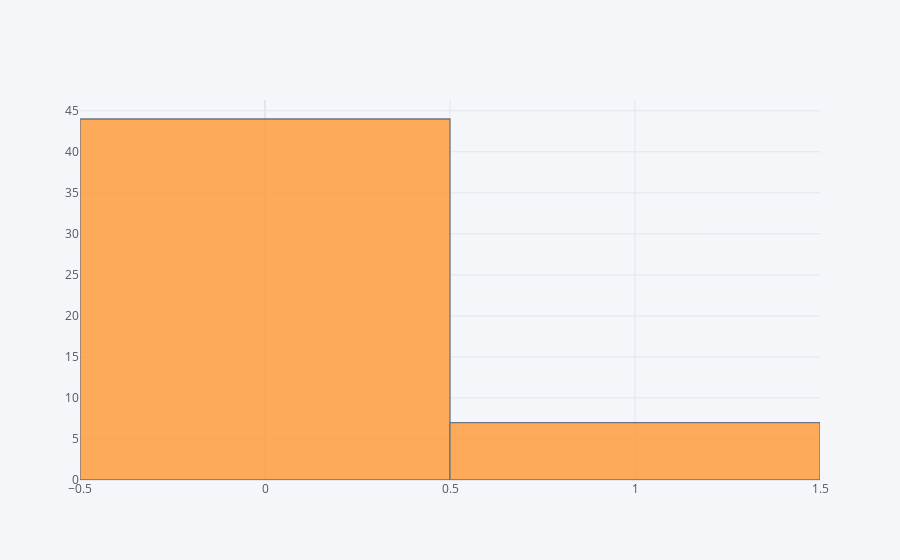

Notebook code cell kept with this figure:
### Code cell
df['Cause Effect'].iplot(kind='hist')

### Figure 1 — Plotly figure (JSON) as saved in the notebook; plotly's stock layout.template omitted (floating-point values rounded to 4 significant figures)
{"data": [{"histfunc": "count", "histnorm": "", "marker": {"color": "rgba(255, 153, 51, 1.0)", "line": {"color": "#4D5663", "width": 1.3}}, "name": "Cause Effect", "opacity": 0.8, "orientation": "v", "type": "histogram", "x": [0, 0, 0, 0, 0, 0, 1, 0, 0, 0, 0, 0, 0, 0, 0, 0, 0, 0, 0, 0, 0, 0, 0, 0, 0, 1, 0, 0, 0, 0, 1, 0, 0, 0, 0, 1, 0, 0, 0, 0, 0, 1, 0, 0, 0, 1, 0, 0, 0, 0, 1]}], "layout": {"barmode": "overlay", "legend": {"bgcolor": "#F5F6F9", "font": {"color": "#4D5663"}}, "paper_bgcolor": "#F5F6F9", "plot_bgcolor": "#F5F6F9", "title": {"font": {"color": "#4D5663"}}, "xaxis": {"gridcolor": "#E1E5ED", "showgrid": true, "tickfont": {"color": "#4D5663"}, "title": {"font": {"color": "#4D5663"}, "text": ""}, "zerolinecolor": "#E1E5ED"}, "yaxis": {"gridcolor": "#E1E5ED", "showgrid": true, "tickfont": {"color": "#4D5663"}, "title": {"font": {"color": "#4D5663"}, "text": ""}, "zerolinecolor": "#E1E5ED"}}}
